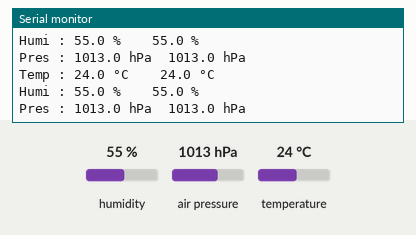
Bench run of a sketch on a simulated Arduino Uno, built with avr-gcc and run on an emulated ATmega328P. Parts: the last lines printed to the serial monitor. Inputs (shaded band) come from the test bench; at power-on: humidity 55 %, air pressure 1013 hPa, temperature 24 °C.

Above: at 1.2 s.
1.3 s: humidity set to 22 %
At 2.4 s:
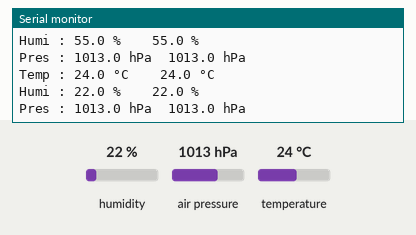
2.8 s: air pressure set to 952 hPa
At 3.5 s:
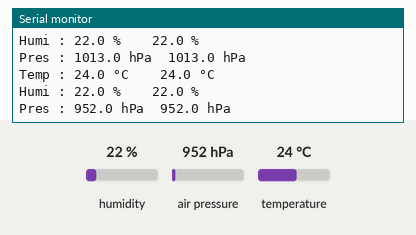
4.3 s: temperature set to 12 °C
At 5.7 s:
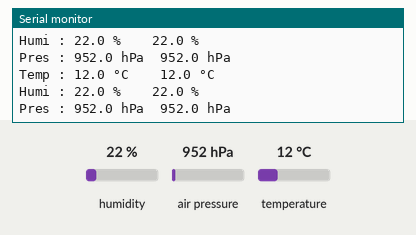

Measured:
- after the input at 1.3 s, the serial monitor: prints a new line after 0.73 s (image 1)
- after the input at 2.8 s, the serial monitor: prints a new line after 0.24 s (image 2)
- after the input at 4.3 s, the serial monitor: prints a new line after 0.75 s (image 3)

The sketch:

BME280_Dual_Device.ino
```cpp
#include <Adafruit_BME280.h>

#define sensor_1_address 0x76
#define sensor_2_address 0x77

Adafruit_BME280 bme1; // I2C device 1
Adafruit_BME280 bme2; // I2C device 2

float Temp1, Temp2, Humi1, Humi2, Pres1, Pres2;

void setup() {
  Serial.begin(115200);
  bool device_status = bme1.begin(sensor_1_address);
  if (!device_status) Serial.println("Could not find a BME280 sensor, check wiring or address of device-1");
  device_status = bme2.begin(sensor_2_address);
  if (!device_status) Serial.println("Could not find a BME280 sensor, check wiring or address of device-2");
  Serial.println("-- Dual Device Test --");
  Serial.println("Device-1\t\tDevice-2");
}

void loop() {
  Temp1 = bme1.readTemperature();
  Temp2 = bme2.readTemperature();
  Humi1 = bme1.readHumidity();
  Humi2 = bme2.readHumidity();
  Pres1 = bme1.readPressure() / 100.00;
  Pres2 = bme2.readPressure() / 100.00;
  Serial.println("Temp : " + String(Temp1, 1) + " °C\t\t"  + String(Temp2, 1) + " °C");
  Serial.println("Humi : " + String(Humi1, 1) + " %\t\t"   + String(Humi2, 1) + " %");
  Serial.println("Pres : " + String(Pres1, 1) + " hPa\t" + String(Pres2, 1) + " hPa\n");
  delay(1000);
}
```

BME280_Sleep_Function.ino
```cpp
// (licence header left out)
#include <Wire.h>

void BME280_Sleep() {
  Wire.beginTransmission(0x76);    // or 0x77
  Wire.write((uint8_t)0xF4);       // Select Control Measurement Register
  Wire.write((uint8_t)0b00000000); // Send '00' for Sleep mode
  Wire.endTransmission();
}
```
